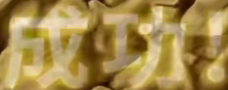
#> input picture follower/assets/finish-caption.png, 228 x 90 px
$ python -i tracker.py   (imports and definitions only)
#> lines starting #> are read from the running program, lines starting #| are printed output that depends on the picture; after the words box and inside, x2 and y2 are one past the last pixel; in counts of white or black regions, pixels touching at a corner belong together
"""Stateful live adapter of the tested causal geometry tracker."""
from dataclasses import dataclass
import time
import cv2,numpy as np
from .background import viewport_mask,compensated_residual
from .motion_geometry import ShapeFitter,regular_flow_residual

@dataclass
class TrackResult:
    center:tuple[float,float]
    score:float
    mode:str
    angle:float=0.
    scale:float=1.

def find_white(frame,allowed=None):
    hsv=cv2.cvtColor(frame,cv2.COLOR_BGR2HSV)
    mask=cv2.inRange(hsv,np.array([0,0,232]),np.array([180,45,255]))
    mask[:150]=0;mask[-80:]=0;mask[:,:45]=0;mask[:,-45:]=0
    if allowed is not None:mask[allowed==0]=0
    n,_,stats,centers=cv2.connectedComponentsWithStats(mask)
    choices=[]
    for j in range(1,n):
        x,y,w,h,area=stats[j]
        if 400<=area<=15000 and 28<=w<=180 and 28<=h<=180 and .4<w/h<2.5:
            choices.append(j)
    if not choices:return None
    j=max(choices,key=lambda j:stats[j,4]);x,y,w,h,_=stats[j]
    return (int(x),int(y),int(w),int(h)),mask[y:y+h,x:x+w],centers[j]

class VisualTracker:
    def __init__(self):self.reset()
    def reset(self):
        self.center=None;self.velocity=np.zeros(2);self.frames=[];self.started=None;self.missing=0;self.dis=cv2.DISOpticalFlow_create(cv2.DISOPTICAL_FLOW_PRESET_MEDIUM)
    def update(self,frame,timestamp=None):
        now=time.monotonic() if timestamp is None else timestamp
        gray=cv2.cvtColor(frame,cv2.COLOR_BGR2GRAY);hsv=cv2.cvtColor(frame,cv2.COLOR_BGR2HSV)
        if self.center is None:
            white=find_white(frame)
            if white is None:return None
            self.initial,mask,centroid=white;x,y,bw,bh=self.initial
            self.center=np.array([x+bw/2,y+bh/2],float);self.fitter=ShapeFitter(mask);self.valid=viewport_mask(gray.shape)
            self.yy,self.xx=np.mgrid[:gray.shape[0],:gray.shape[1]];self.started=now;self.frames=[gray];self.last_time=now
            return TrackResult(tuple(self.center),1.,'white')
        age=now-self.started;dt=max(.01,min(.2,now-self.last_time));self.last_time=now
        x,y,bw,bh=self.initial;previous=self.frames[max(0,len(self.frames)-3)]
        # While the initial bright target remains visible, expensive motion and
        # shape estimation cannot improve on its directly observed center.
        prediction=self.center+.5*self.velocity*min(2.,dt*30)
        distance=(self.xx-prediction[0])**2+(self.yy-prediction[1])**2
        nearby=self.valid.copy()
        nearby[distance>(max(bw,bh)*.8)**2]=0
        white=find_white(frame,nearby)
        if white is not None:
            box,_,_=white;wx,wy,ww,wh=box;old=self.center.copy()
            self.center=np.array([wx+ww/2,wy+wh/2],float)
            self.center=np.clip(self.center,[40,90],[gray.shape[1]-25,gray.shape[0]-80])
            self.velocity=.6*self.velocity+.4*np.clip((self.center-old)/max(.5,dt*30),-12,12)
            self.frames.append(gray)
            if len(self.frames)>4:self.frames.pop(0)
            self.missing=0
            return TrackResult(tuple(map(float,self.center)),1.,'white')
        signal,_,_,diag=compensated_residual(previous,gray,self.valid,self.center)
        flow,flowdiag=regular_flow_residual(previous,gray,self.valid,self.center,self.dis)
        prediction=self.center+.5*self.velocity*min(2.,dt*30)
        distance=(self.xx-prediction[0])**2+(self.yy-prediction[1])**2;local=(self.valid>0)&(distance<125**2)
        if not local.any():self.reset();return None
        threshold=max(5.,float(signal[local].max())*.28)
        photo=(signal>threshold).astype(np.uint8);motion=(flow>max(.35,float(np.percentile(flow[local],96))*.2)).astype(np.uint8)
        evidence=(photo&cv2.dilate(motion,np.ones((15,15),np.uint8)))*255
        evidence=cv2.morphologyEx(evidence,cv2.MORPH_CLOSE,np.ones((9,9),np.uint8));evidence[~local]=0
        text=cv2.inRange(hsv,np.array([70,45,60]),np.array([125,255,255]));text=cv2.dilate(text,np.ones((27,27),np.uint8));evidence[text>0]=0
        allowed=self.valid.copy()
        if age<1.6:allowed[:int(y+bh/2-20)]=0;evidence[allowed==0]=0
        n,labels,stats,_=cv2.connectedComponentsWithStats(evidence);keep=np.zeros(n,np.uint8)
        for j in range(1,n):
            if stats[j,4]>=35:keep[j]=255
        evidence=keep[labels];fit=self.fitter.fit(evidence,prediction,100,allowed_centers=allowed)
        old=self.center.copy()
        if fit is not None and fit['match']>.35 and diag['ok'] and flowdiag['flow_ok']:
            self.center=.15*prediction+.85*fit['center'];score=fit['match'];mode='geometry';angle=fit['angle'];scale=fit['scale']
        else:
            self.center=prediction;self.velocity*=.7;score=0.;mode='uncertain';angle=0.;scale=1.
        self.center=np.clip(self.center,[40,90],[gray.shape[1]-25,gray.shape[0]-80]);self.velocity=.6*self.velocity+.4*np.clip((self.center-old)/max(.5,dt*30),-12,12)
        self.frames.append(gray)
        if len(self.frames)>4:self.frames.pop(0)
        self.missing=self.missing+1 if mode=='uncertain' else 0
        return TrackResult(tuple(map(float,self.center)),float(score),mode,angle,scale)

>>> import cv2
>>> picture = cv2.imread('assets/finish-caption.png')
#> picture is the input picture: shape (90, 228, 3); mean B, G, R 76.5, 139.1, 165.5
>>> result = VisualTracker().update(picture)
#> in update, `gray = cv2.cvtColor(frame, cv2.COLOR_BGR2GRAY)`:
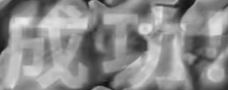
#> gray: shape (90, 228); min 17, max 237, mean 139.8
#> in update, `hsv = cv2.cvtColor(frame, cv2.COLOR_BGR2HSV)`: hsv: shape (90, 228, 3); mean H, S, V 20.8, 148.3, 165.5
#> in find_white, `mask=cv2.inRange(hsv,np.array([0,0,232]),np.array([180,45,255]))`:
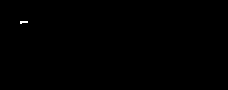
#> mask: shape (90, 228); 0.09% white in thin lines or dots, all inside (x1, y1, x2, y2) = (20, 21, 28, 24)
#> in find_white, `mask[:150] = 0`: mask: shape (90, 228); 0.09% of pixels changed, all inside (x1, y1, x2, y2) = (20, 21, 28, 24)
#> in find_white, `n,_,stats,centers=cv2.connectedComponentsWithStats(mask)`: n = 1; stats = [[0, 0, 228, 90, 20520]]; centers = [[113.5, 44.5]]
#> after the loop in find_white, `for j in range(1,n):`: choices = []
